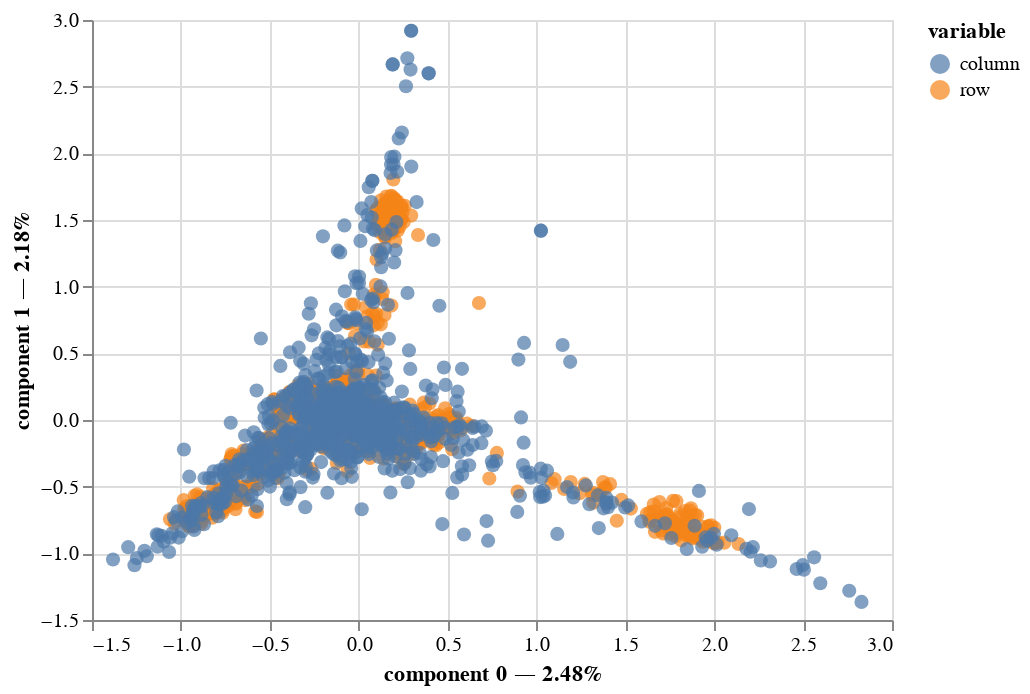

Notebook code cell kept with this figure:
### Code cell
mca.plot(
    df_selected,
    x_component=0,
    y_component=1
)

### Figure 1 — Vega-Lite specification as saved in the notebook (floating-point values rounded to 4 significant figures; data arrays with more than 128 entries replaced by an {"elided": "..."} marker saying what was removed)
{"config": {"view": {"continuousWidth": 400, "continuousHeight": 300}}, "data": {"name": "data-a1e049ef4e9e756232f4bdec067a42d4"}, "mark": {"type": "circle", "size": 50}, "encoding": {"color": {"field": "variable", "type": "nominal"}, "tooltip": [{"field": "variable", "type": "nominal"}, {"field": "value", "type": "nominal"}, {"field": "component 0", "type": "quantitative"}, {"field": "component 1", "type": "quantitative"}], "x": {"axis": {"title": "component 0 — 2.48%"}, "field": "component 0", "scale": {"zero": false}, "type": "quantitative"}, "y": {"axis": {"title": "component 1 — 2.18%"}, "field": "component 1", "scale": {"zero": false}, "type": "quantitative"}}, "selection": {"selector001": {"type": "interval", "bind": "scales", "encodings": ["x", "y"]}}, "$schema": "https://vega.github.io/schema/vega-lite/v4.17.0.json", "datasets": {"data-a1e049ef4e9e756232f4bdec067a42d4": {"elided": "2030 records"}}}
